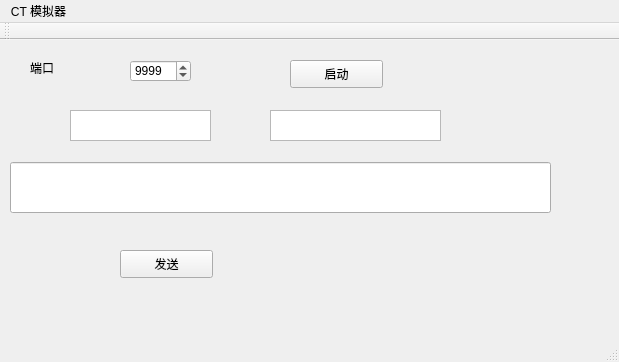
<?xml version="1.0" encoding="UTF-8"?>
<ui version="4.0">
 <class>MainWindow</class>
 <widget class="QMainWindow" name="MainWindow">
  <property name="geometry">
   <rect>
    <x>0</x>
    <y>0</y>
    <width>619</width>
    <height>362</height>
   </rect>
  </property>
  <property name="windowTitle">
   <string>CT模拟器</string>
  </property>
  <widget class="QWidget" name="centralWidget">
   <widget class="QLabel" name="label">
    <property name="geometry">
     <rect>
      <x>30</x>
      <y>20</y>
      <width>72</width>
      <height>15</height>
     </rect>
    </property>
    <property name="text">
     <string>端口</string>
    </property>
   </widget>
   <widget class="QTextEdit" name="textEdit">
    <property name="geometry">
     <rect>
      <x>70</x>
      <y>70</y>
      <width>141</width>
      <height>31</height>
     </rect>
    </property>
   </widget>
   <widget class="QPushButton" name="pushButtonstart">
    <property name="geometry">
     <rect>
      <x>290</x>
      <y>20</y>
      <width>93</width>
      <height>28</height>
     </rect>
    </property>
    <property name="text">
     <string>启动</string>
    </property>
   </widget>
   <widget class="QTextEdit" name="textEdit_2">
    <property name="geometry">
     <rect>
      <x>270</x>
      <y>70</y>
      <width>171</width>
      <height>31</height>
     </rect>
    </property>
   </widget>
   <widget class="QPushButton" name="pushButtonsend">
    <property name="geometry">
     <rect>
      <x>120</x>
      <y>210</y>
      <width>93</width>
      <height>28</height>
     </rect>
    </property>
    <property name="text">
     <string>发送</string>
    </property>
   </widget>
   <widget class="QSpinBox" name="spinBox">
    <property name="geometry">
     <rect>
      <x>130</x>
      <y>20</y>
      <width>61</width>
      <height>22</height>
     </rect>
    </property>
    <property name="maximum">
     <number>65535</number>
    </property>
    <property name="value">
     <number>9999</number>
    </property>
   </widget>
   <widget class="QLineEdit" name="lineEdit">
    <property name="geometry">
     <rect>
      <x>10</x>
      <y>122</y>
      <width>541</width>
      <height>51</height>
     </rect>
    </property>
   </widget>
   <zorder>textEdit</zorder>
   <zorder>label</zorder>
   <zorder>pushButtonstart</zorder>
   <zorder>textEdit_2</zorder>
   <zorder>pushButtonsend</zorder>
   <zorder>spinBox</zorder>
   <zorder>lineEdit</zorder>
  </widget>
  <widget class="QMenuBar" name="menuBar">
   <property name="geometry">
    <rect>
     <x>0</x>
     <y>0</y>
     <width>619</width>
     <height>26</height>
    </rect>
   </property>
   <widget class="QMenu" name="menuCT">
    <property name="title">
     <string>CT 模拟器</string>
    </property>
   </widget>
   <addaction name="menuCT"/>
  </widget>
  <widget class="QToolBar" name="mainToolBar">
   <attribute name="toolBarArea">
    <enum>TopToolBarArea</enum>
   </attribute>
   <attribute name="toolBarBreak">
    <bool>false</bool>
   </attribute>
  </widget>
  <widget class="QStatusBar" name="statusBar"/>
 </widget>
 <layoutdefault spacing="6" margin="11"/>
 <resources/>
 <connections/>
</ui>
